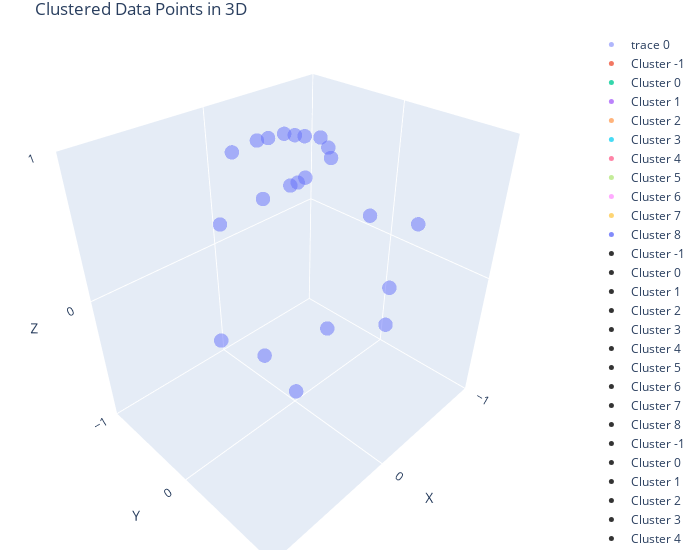

Notebook source saved alongside this figure:
### Code cell
view_data = pd.DataFrame(embds_reduced)

view_data["labels"] = labels

for label in np.unique(labels):
    # Select data points belonging to the current label/cluster
    cluster_data = view_data[view_data.labels == label]
    
    # Add scatter plot for this cluster
    fig.add_trace(go.Scatter3d(
        x=cluster_data[0],  # X-axis data
        y=cluster_data[1],  # Y-axis data
        z=cluster_data[2],  # Z-axis data
        mode='markers',  # Plot type
        marker=dict(
            size=5,  # Marker size
            opacity=0.8,  # Marker opacity
            color="red"
        ),
        name=f'Cluster {label}'  # Legend label
    ))

# Update the layout for a better visual
# fig.update_layout(
#     title='Clustered Data Points in 3D',
#     scene=dict(
#         xaxis_title='X',
#         yaxis_title='Y',
#         zaxis_title='Z'
#     )
# )

# Show the plot
fig.show()

### Figure 1 — Plotly figure (JSON) as saved in the notebook; plotly's stock layout.template omitted (floating-point values rounded to 4 significant figures)
{"data": [{"hoverinfo": "text", "marker": {"opacity": 0.5, "size": 5}, "mode": "markers", "text": ["0", "1", "2", "3", "4", "5", "6", "7", "8", "9", "10", "11", "12", "13", "14", "15", "16", "17", "18", "19", "20", "21"], "type": "scatter3d", "x": [-0.1153, 0.449, -0.1147, -0.02433, -0.4752, 0.1106, 0.1004, 0.7399, 0.2348, -0.01367, -0.09235, 0.4244, -0.4151, 0.6288, 0.2766, 0.8667, 0.03294, 0.6314, 0.1818, 0.001448, -0.05058, -0.1147], "y": [-0.04815, 0.8327, -0.2527, -0.4257, -0.3031, -0.5185, 0.9711, 0.6354, 0.3092, 0.6665, -0.1175, 0.2352, 0.7222, 0.7771, 0.2946, 0.4088, 0.9139, 0.1101, 0.3126, -0.2694, 0.2734, 0.1761], "z": [0.9922, 0.324, 0.9607, 0.9046, 0.826, 0.8479, 0.2166, 0.2209, 0.9215, 0.7454, 0.9888, 0.8744, 0.5533, -0.02688, 0.9147, 0.2857, 0.4047, 0.7676, 0.9323, 0.963, 0.9606, 0.9777]}, {"marker": {"opacity": 0.8, "size": 5}, "mode": "markers", "name": "Cluster -1", "type": "scatter3d", "x": [7.204, 6.456], "y": [-5.111, -5.408], "z": [8.074, 8.615]}, {"marker": {"opacity": 0.8, "size": 5}, "mode": "markers", "name": "Cluster 0", "type": "scatter3d", "x": [8.376, 7.818, 8.431], "y": [-5.697, -5.867, -4.924], "z": [8.245, 8.631, 7.944]}, {"marker": {"opacity": 0.8, "size": 5}, "mode": "markers", "name": "Cluster 1", "type": "scatter3d", "x": [6.789, 7.327], "y": [-5.219, -5.082], "z": [6.957, 6.692]}, {"marker": {"opacity": 0.8, "size": 5}, "mode": "markers", "name": "Cluster 2", "type": "scatter3d", "x": [7.359, 6.724], "y": [-5.953, -5.993], "z": [7.162, 7.263]}, {"marker": {"opacity": 0.8, "size": 5}, "mode": "markers", "name": "Cluster 3", "type": "scatter3d", "x": [6.679, 6.851], "y": [-4.587, -4.114], "z": [7.626, 8.086]}, {"marker": {"opacity": 0.8, "size": 5}, "mode": "markers", "name": "Cluster 4", "type": "scatter3d", "x": [7.874, 8.037], "y": [-5.442, -4.994], "z": [7.54, 7.044]}, {"marker": {"opacity": 0.8, "size": 5}, "mode": "markers", "name": "Cluster 5", "type": "scatter3d", "x": [7.751, 6.993, 7.174], "y": [-6.065, -6.06, -6.31], "z": [7.82, 8.47, 7.994]}, {"marker": {"opacity": 0.8, "size": 5}, "mode": "markers", "name": "Cluster 6", "type": "scatter3d", "x": [7.428, 7.797], "y": [-4.431, -4.272], "z": [7.643, 7.166]}, {"marker": {"opacity": 0.8, "size": 5}, "mode": "markers", "name": "Cluster 7", "type": "scatter3d", "x": [8.064, 7.859], "y": [-4.154, -4.44], "z": [7.933, 8.473]}, {"marker": {"opacity": 0.8, "size": 5}, "mode": "markers", "name": "Cluster 8", "type": "scatter3d", "x": [7.188, 7.1], "y": [-4.562, -5.128], "z": [8.706, 8.896]}, {"marker": {"color": "black", "opacity": 0.8, "size": 5}, "mode": "markers", "name": "Cluster -1", "type": "scatter3d", "x": [7.204, 6.456], "y": [-5.111, -5.408], "z": [8.074, 8.615]}, {"marker": {"color": "black", "opacity": 0.8, "size": 5}, "mode": "markers", "name": "Cluster 0", "type": "scatter3d", "x": [8.376, 7.818, 8.431], "y": [-5.697, -5.867, -4.924], "z": [8.245, 8.631, 7.944]}, {"marker": {"color": "black", "opacity": 0.8, "size": 5}, "mode": "markers", "name": "Cluster 1", "type": "scatter3d", "x": [6.789, 7.327], "y": [-5.219, -5.082], "z": [6.957, 6.692]}, {"marker": {"color": "black", "opacity": 0.8, "size": 5}, "mode": "markers", "name": "Cluster 2", "type": "scatter3d", "x": [7.359, 6.724], "y": [-5.953, -5.993], "z": [7.162, 7.263]}, {"marker": {"color": "black", "opacity": 0.8, "size": 5}, "mode": "markers", "name": "Cluster 3", "type": "scatter3d", "x": [6.679, 6.851], "y": [-4.587, -4.114], "z": [7.626, 8.086]}, {"marker": {"color": "black", "opacity": 0.8, "size": 5}, "mode": "markers", "name": "Cluster 4", "type": "scatter3d", "x": [7.874, 8.037], "y": [-5.442, -4.994], "z": [7.54, 7.044]}, {"marker": {"color": "black", "opacity": 0.8, "size": 5}, "mode": "markers", "name": "Cluster 5", "type": "scatter3d", "x": [7.751, 6.993, 7.174], "y": [-6.065, -6.06, -6.31], "z": [7.82, 8.47, 7.994]}, {"marker": {"color": "black", "opacity": 0.8, "size": 5}, "mode": "markers", "name": "Cluster 6", "type": "scatter3d", "x": [7.428, 7.797], "y": [-4.431, -4.272], "z": [7.643, 7.166]}, {"marker": {"color": "black", "opacity": 0.8, "size": 5}, "mode": "markers", "name": "Cluster 7", "type": "scatter3d", "x": [8.064, 7.859], "y": [-4.154, -4.44], "z": [7.933, 8.473]}, {"marker": {"color": "black", "opacity": 0.8, "size": 5}, "mode": "markers", "name": "Cluster 8", "type": "scatter3d", "x": [7.188, 7.1], "y": [-4.562, -5.128], "z": [8.706, 8.896]}, {"marker": {"color": "black", "opacity": 0.8, "size": 5}, "mode": "markers", "name": "Cluster -1", "type": "scatter3d", "x": [7.204, 6.456], "y": [-5.111, -5.408], "z": [8.074, 8.615]}, {"marker": {"color": "black", "opacity": 0.8, "size": 5}, "mode": "markers", "name": "Cluster 0", "type": "scatter3d", "x": [8.376, 7.818, 8.431], "y": [-5.697, -5.867, -4.924], "z": [8.245, 8.631, 7.944]}, {"marker": {"color": "black", "opacity": 0.8, "size": 5}, "mode": "markers", "name": "Cluster 1", "type": "scatter3d", "x": [6.789, 7.327], "y": [-5.219, -5.082], "z": [6.957, 6.692]}, {"marker": {"color": "black", "opacity": 0.8, "size": 5}, "mode": "markers", "name": "Cluster 2", "type": "scatter3d", "x": [7.359, 6.724], "y": [-5.953, -5.993], "z": [7.162, 7.263]}, {"marker": {"color": "black", "opacity": 0.8, "size": 5}, "mode": "markers", "name": "Cluster 3", "type": "scatter3d", "x": [6.679, 6.851], "y": [-4.587, -4.114], "z": [7.626, 8.086]}, {"marker": {"color": "black", "opacity": 0.8, "size": 5}, "mode": "markers", "name": "Cluster 4", "type": "scatter3d", "x": [7.874, 8.037], "y": [-5.442, -4.994], "z": [7.54, 7.044]}, {"marker": {"color": "black", "opacity": 0.8, "size": 5}, "mode": "markers", "name": "Cluster 5", "type": "scatter3d", "x": [7.751, 6.993, 7.174], "y": [-6.065, -6.06, -6.31], "z": [7.82, 8.47, 7.994]}, {"marker": {"color": "black", "opacity": 0.8, "size": 5}, "mode": "markers", "name": "Cluster 6", "type": "scatter3d", "x": [7.428, 7.797], "y": [-4.431, -4.272], "z": [7.643, 7.166]}, {"marker": {"color": "black", "opacity": 0.8, "size": 5}, "mode": "markers", "name": "Cluster 7", "type": "scatter3d", "x": [8.064, 7.859], "y": [-4.154, -4.44], "z": [7.933, 8.473]}, {"marker": {"color": "black", "opacity": 0.8, "size": 5}, "mode": "markers", "name": "Cluster 8", "type": "scatter3d", "x": [7.188, 7.1], "y": [-4.562, -5.128], "z": [8.706, 8.896]}, {"marker": {"color": "black", "opacity": 0.8, "size": 5}, "mode": "markers", "name": "Cluster -1", "type": "scatter3d", "x": [7.204, 6.456], "y": [-5.111, -5.408], "z": [8.074, 8.615]}, {"marker": {"color": "black", "opacity": 0.8, "size": 5}, "mode": "markers", "name": "Cluster 0", "type": "scatter3d", "x": [8.376, 7.818, 8.431], "y": [-5.697, -5.867, -4.924], "z": [8.245, 8.631, 7.944]}, {"marker": {"color": "black", "opacity": 0.8, "size": 5}, "mode": "markers", "name": "Cluster 1", "type": "scatter3d", "x": [6.789, 7.327], "y": [-5.219, -5.082], "z": [6.957, 6.692]}, {"marker": {"color": "black", "opacity": 0.8, "size": 5}, "mode": "markers", "name": "Cluster 2", "type": "scatter3d", "x": [7.359, 6.724], "y": [-5.953, -5.993], "z": [7.162, 7.263]}, {"marker": {"color": "black", "opacity": 0.8, "size": 5}, "mode": "markers", "name": "Cluster 3", "type": "scatter3d", "x": [6.679, 6.851], "y": [-4.587, -4.114], "z": [7.626, 8.086]}, {"marker": {"color": "black", "opacity": 0.8, "size": 5}, "mode": "markers", "name": "Cluster 4", "type": "scatter3d", "x": [7.874, 8.037], "y": [-5.442, -4.994], "z": [7.54, 7.044]}, {"marker": {"color": "black", "opacity": 0.8, "size": 5}, "mode": "markers", "name": "Cluster 5", "type": "scatter3d", "x": [7.751, 6.993, 7.174], "y": [-6.065, -6.06, -6.31], "z": [7.82, 8.47, 7.994]}, {"marker": {"color": "black", "opacity": 0.8, "size": 5}, "mode": "markers", "name": "Cluster 6", "type": "scatter3d", "x": [7.428, 7.797], "y": [-4.431, -4.272], "z": [7.643, 7.166]}, {"marker": {"color": "black", "opacity": 0.8, "size": 5}, "mode": "markers", "name": "Cluster 7", "type": "scatter3d", "x": [8.064, 7.859], "y": [-4.154, -4.44], "z": [7.933, 8.473]}, {"marker": {"color": "black", "opacity": 0.8, "size": 5}, "mode": "markers", "name": "Cluster 8", "type": "scatter3d", "x": [7.188, 7.1], "y": [-4.562, -5.128], "z": [8.706, 8.896]}, {"marker": {"color": "red", "opacity": 0.8, "size": 5}, "mode": "markers", "name": "Cluster -1", "type": "scatter3d", "x": [7.204, 6.456], "y": [-5.111, -5.408], "z": [8.074, 8.615]}, {"marker": {"color": "red", "opacity": 0.8, "size": 5}, "mode": "markers", "name": "Cluster 0", "type": "scatter3d", "x": [8.376, 7.818, 8.431], "y": [-5.697, -5.867, -4.924], "z": [8.245, 8.631, 7.944]}, {"marker": {"color": "red", "opacity": 0.8, "size": 5}, "mode": "markers", "name": "Cluster 1", "type": "scatter3d", "x": [6.789, 7.327], "y": [-5.219, -5.082], "z": [6.957, 6.692]}, {"marker": {"color": "red", "opacity": 0.8, "size": 5}, "mode": "markers", "name": "Cluster 2", "type": "scatter3d", "x": [7.359, 6.724], "y": [-5.953, -5.993], "z": [7.162, 7.263]}, {"marker": {"color": "red", "opacity": 0.8, "size": 5}, "mode": "markers", "name": "Cluster 3", "type": "scatter3d", "x": [6.679, 6.851], "y": [-4.587, -4.114], "z": [7.626, 8.086]}, {"marker": {"color": "red", "opacity": 0.8, "size": 5}, "mode": "markers", "name": "Cluster 4", "type": "scatter3d", "x": [7.874, 8.037], "y": [-5.442, -4.994], "z": [7.54, 7.044]}, {"marker": {"color": "red", "opacity": 0.8, "size": 5}, "mode": "markers", "name": "Cluster 5", "type": "scatter3d", "x": [7.751, 6.993, 7.174], "y": [-6.065, -6.06, -6.31], "z": [7.82, 8.47, 7.994]}, {"marker": {"color": "red", "opacity": 0.8, "size": 5}, "mode": "markers", "name": "Cluster 6", "type": "scatter3d", "x": [7.428, 7.797], "y": [-4.431, -4.272], "z": [7.643, 7.166]}, {"marker": {"color": "red", "opacity": 0.8, "size": 5}, "mode": "markers", "name": "Cluster 7", "type": "scatter3d", "x": [8.064, 7.859], "y": [-4.154, -4.44], "z": [7.933, 8.473]}, {"marker": {"color": "red", "opacity": 0.8, "size": 5}, "mode": "markers", "name": "Cluster 8", "type": "scatter3d", "x": [7.188, 7.1], "y": [-4.562, -5.128], "z": [8.706, 8.896]}], "layout": {"margin": {"b": 10, "l": 10, "r": 20, "t": 30}, "scene": {"xaxis": {"nticks": 4, "range": [-1, 1], "title": {"text": "X"}}, "yaxis": {"nticks": 4, "range": [-1, 1], "title": {"text": "Y"}}, "zaxis": {"nticks": 4, "range": [-1, 1], "title": {"text": "Z"}}}, "title": {"text": "Clustered Data Points in 3D"}, "width": 700}}
